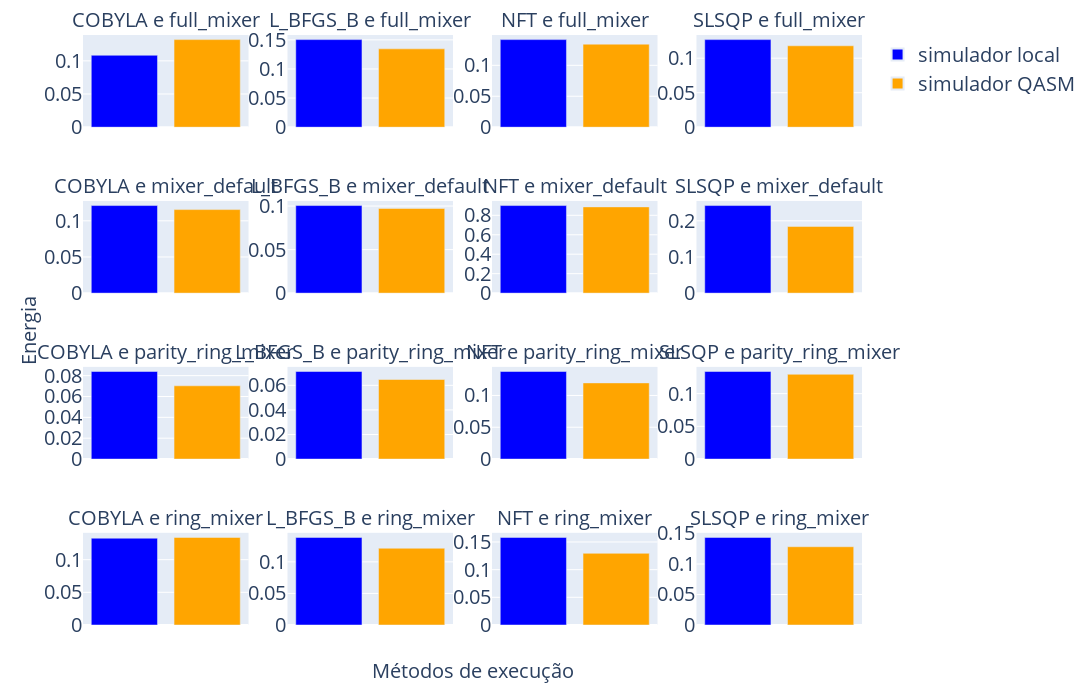

Notebook cell for this chart:
### Code cell
copia_resultados_qaoa_4 = resultados_qaoa_4.copy()

combinacoes = [f"{otimizador} e {mixer}" for otimizador, mixer in copia_resultados_qaoa_4.index.unique()]
cores = {'probabilidade_valor_otimo': 'blue', 'probabilidade_valor_otimo_simulador': 'orange', 'probabilidade_valor_otimo_computador_quantico':'cyan'}
nomes = {'probabilidade_valor_otimo': 'simulador local', 'probabilidade_valor_otimo_simulador': 'simulador QASM', 'probabilidade_valor_otimo_computador_quantico':'IBM Brisbane'}
cols_appeared = []

fig = make_subplots(rows=4, cols=4, subplot_titles=combinacoes, 
                    x_title='Métodos de execução', y_title='Energia', 
                    shared_xaxes=False, shared_yaxes=False)

for i, (otimizador, mixer) in enumerate(copia_resultados_qaoa_4.index.unique()):

    df_subset = copia_resultados_qaoa_4.loc[
        (copia_resultados_qaoa_4.index.get_level_values(0) == otimizador) &
        (copia_resultados_qaoa_4.index.get_level_values(1) == mixer)
    ]

    valores = df_subset[['probabilidade_valor_otimo', 'probabilidade_valor_otimo_simulador']]

    for idx, col in enumerate(valores.columns):
        nome_fig = f'{otimizador}-{mixer}-{col}'
        legenda_bool = False

        if not col in cols_appeared:
            nome_fig = f'{nomes[col]}'
            legenda_bool = True
        
        fig.add_trace(
            go.Bar(x=[col], 
                    y=[valores[col].values[0]],
                    name=nome_fig,
                    marker_color=cores[col],
                    showlegend=legenda_bool),
            row=(i // 4) + 1,
            col=(i % 4) + 1
        )
        cols_appeared.append(col)

        fig.update_xaxes(showticklabels=False, title_text='', row=(i // 4) + 1, col=(i % 4) + 1)

fig.update_layout(
                  showlegend=True,
                  xaxis_title='',
                  yaxis_title='',
                  width = 2200,
                  height = 700,
                  font = dict(size=20),
                  legend_itemsizing="constant",
                  margin = dict(l=35, r=35, t=35, b=75),
                  )

fig.update_annotations(font_size=20)

nome_figura = f"figuras_dados/qaoa_4_comparacao_probabilidade_metodos.png"
fig.write_image(nome_figura, width=2200, height=700)

fig.show()

### Figure 1 — Plotly figure (JSON) as saved in the notebook; plotly's stock layout.template omitted (floating-point values rounded to 4 significant figures)
{"data": [{"marker": {"color": "blue"}, "name": "simulador local", "showlegend": true, "type": "bar", "x": ["probabilidade_valor_otimo"], "xaxis": "x", "y": [0.1084], "yaxis": "y"}, {"marker": {"color": "orange"}, "name": "simulador QASM", "showlegend": true, "type": "bar", "x": ["probabilidade_valor_otimo_simulador"], "xaxis": "x", "y": [0.132], "yaxis": "y"}, {"marker": {"color": "blue"}, "name": "L_BFGS_B-full_mixer-probabilidade_valor_otimo", "showlegend": false, "type": "bar", "x": ["probabilidade_valor_otimo"], "xaxis": "x2", "y": [0.1504], "yaxis": "y2"}, {"marker": {"color": "orange"}, "name": "L_BFGS_B-full_mixer-probabilidade_valor_otimo_simulador", "showlegend": false, "type": "bar", "x": ["probabilidade_valor_otimo_simulador"], "xaxis": "x2", "y": [0.1345], "yaxis": "y2"}, {"marker": {"color": "blue"}, "name": "NFT-full_mixer-probabilidade_valor_otimo", "showlegend": false, "type": "bar", "x": ["probabilidade_valor_otimo"], "xaxis": "x3", "y": [0.1416], "yaxis": "y3"}, {"marker": {"color": "orange"}, "name": "NFT-full_mixer-probabilidade_valor_otimo_simulador", "showlegend": false, "type": "bar", "x": ["probabilidade_valor_otimo_simulador"], "xaxis": "x3", "y": [0.1343], "yaxis": "y3"}, {"marker": {"color": "blue"}, "name": "SLSQP-full_mixer-probabilidade_valor_otimo", "showlegend": false, "type": "bar", "x": ["probabilidade_valor_otimo"], "xaxis": "x4", "y": [0.127], "yaxis": "y4"}, {"marker": {"color": "orange"}, "name": "SLSQP-full_mixer-probabilidade_valor_otimo_simulador", "showlegend": false, "type": "bar", "x": ["probabilidade_valor_otimo_simulador"], "xaxis": "x4", "y": [0.118], "yaxis": "y4"}, {"marker": {"color": "blue"}, "name": "COBYLA-mixer_default-probabilidade_valor_otimo", "showlegend": false, "type": "bar", "x": ["probabilidade_valor_otimo"], "xaxis": "x5", "y": [0.1211], "yaxis": "y5"}, {"marker": {"color": "orange"}, "name": "COBYLA-mixer_default-probabilidade_valor_otimo_simulador", "showlegend": false, "type": "bar", "x": ["probabilidade_valor_otimo_simulador"], "xaxis": "x5", "y": [0.1155], "yaxis": "y5"}, {"marker": {"color": "blue"}, "name": "L_BFGS_B-mixer_default-probabilidade_valor_otimo", "showlegend": false, "type": "bar", "x": ["probabilidade_valor_otimo"], "xaxis": "x6", "y": [0.1006], "yaxis": "y6"}, {"marker": {"color": "orange"}, "name": "L_BFGS_B-mixer_default-probabilidade_valor_otimo_simulador", "showlegend": false, "type": "bar", "x": ["probabilidade_valor_otimo_simulador"], "xaxis": "x6", "y": [0.09725], "yaxis": "y6"}, {"marker": {"color": "blue"}, "name": "NFT-mixer_default-probabilidade_valor_otimo", "showlegend": false, "type": "bar", "x": ["probabilidade_valor_otimo"], "xaxis": "x7", "y": [0.9004], "yaxis": "y7"}, {"marker": {"color": "orange"}, "name": "NFT-mixer_default-probabilidade_valor_otimo_simulador", "showlegend": false, "type": "bar", "x": ["probabilidade_valor_otimo_simulador"], "xaxis": "x7", "y": [0.8868], "yaxis": "y7"}, {"marker": {"color": "blue"}, "name": "SLSQP-mixer_default-probabilidade_valor_otimo", "showlegend": false, "type": "bar", "x": ["probabilidade_valor_otimo"], "xaxis": "x8", "y": [0.2422], "yaxis": "y8"}, {"marker": {"color": "orange"}, "name": "SLSQP-mixer_default-probabilidade_valor_otimo_simulador", "showlegend": false, "type": "bar", "x": ["probabilidade_valor_otimo_simulador"], "xaxis": "x8", "y": [0.1845], "yaxis": "y8"}, {"marker": {"color": "blue"}, "name": "COBYLA-parity_ring_mixer-probabilidade_valor_otimo", "showlegend": false, "type": "bar", "x": ["probabilidade_valor_otimo"], "xaxis": "x9", "y": [0.08398], "yaxis": "y9"}, {"marker": {"color": "orange"}, "name": "COBYLA-parity_ring_mixer-probabilidade_valor_otimo_simulador", "showlegend": false, "type": "bar", "x": ["probabilidade_valor_otimo_simulador"], "xaxis": "x9", "y": [0.07025], "yaxis": "y9"}, {"marker": {"color": "blue"}, "name": "L_BFGS_B-parity_ring_mixer-probabilidade_valor_otimo", "showlegend": false, "type": "bar", "x": ["probabilidade_valor_otimo"], "xaxis": "x10", "y": [0.07129], "yaxis": "y10"}, {"marker": {"color": "orange"}, "name": "L_BFGS_B-parity_ring_mixer-probabilidade_valor_otimo_simulador", "showlegend": false, "type": "bar", "x": ["probabilidade_valor_otimo_simulador"], "xaxis": "x10", "y": [0.06475], "yaxis": "y10"}, {"marker": {"color": "blue"}, "name": "NFT-parity_ring_mixer-probabilidade_valor_otimo", "showlegend": false, "type": "bar", "x": ["probabilidade_valor_otimo"], "xaxis": "x11", "y": [0.1377], "yaxis": "y11"}, {"marker": {"color": "orange"}, "name": "NFT-parity_ring_mixer-probabilidade_valor_otimo_simulador", "showlegend": false, "type": "bar", "x": ["probabilidade_valor_otimo_simulador"], "xaxis": "x11", "y": [0.1197], "yaxis": "y11"}, {"marker": {"color": "blue"}, "name": "SLSQP-parity_ring_mixer-probabilidade_valor_otimo", "showlegend": false, "type": "bar", "x": ["probabilidade_valor_otimo"], "xaxis": "x12", "y": [0.1338], "yaxis": "y12"}, {"marker": {"color": "orange"}, "name": "SLSQP-parity_ring_mixer-probabilidade_valor_otimo_simulador", "showlegend": false, "type": "bar", "x": ["probabilidade_valor_otimo_simulador"], "xaxis": "x12", "y": [0.1295], "yaxis": "y12"}, {"marker": {"color": "blue"}, "name": "COBYLA-ring_mixer-probabilidade_valor_otimo", "showlegend": false, "type": "bar", "x": ["probabilidade_valor_otimo"], "xaxis": "x13", "y": [0.1328], "yaxis": "y13"}, {"marker": {"color": "orange"}, "name": "COBYLA-ring_mixer-probabilidade_valor_otimo_simulador", "showlegend": false, "type": "bar", "x": ["probabilidade_valor_otimo_simulador"], "xaxis": "x13", "y": [0.134], "yaxis": "y13"}, {"marker": {"color": "blue"}, "name": "L_BFGS_B-ring_mixer-probabilidade_valor_otimo", "showlegend": false, "type": "bar", "x": ["probabilidade_valor_otimo"], "xaxis": "x14", "y": [0.1387], "yaxis": "y14"}, {"marker": {"color": "orange"}, "name": "L_BFGS_B-ring_mixer-probabilidade_valor_otimo_simulador", "showlegend": false, "type": "bar", "x": ["probabilidade_valor_otimo_simulador"], "xaxis": "x14", "y": [0.1215], "yaxis": "y14"}, {"marker": {"color": "blue"}, "name": "NFT-ring_mixer-probabilidade_valor_otimo", "showlegend": false, "type": "bar", "x": ["probabilidade_valor_otimo"], "xaxis": "x15", "y": [0.1582], "yaxis": "y15"}, {"marker": {"color": "orange"}, "name": "NFT-ring_mixer-probabilidade_valor_otimo_simulador", "showlegend": false, "type": "bar", "x": ["probabilidade_valor_otimo_simulador"], "xaxis": "x15", "y": [0.1295], "yaxis": "y15"}, {"marker": {"color": "blue"}, "name": "SLSQP-ring_mixer-probabilidade_valor_otimo", "showlegend": false, "type": "bar", "x": ["probabilidade_valor_otimo"], "xaxis": "x16", "y": [0.1436], "yaxis": "y16"}, {"marker": {"color": "orange"}, "name": "SLSQP-ring_mixer-probabilidade_valor_otimo_simulador", "showlegend": false, "type": "bar", "x": ["probabilidade_valor_otimo_simulador"], "xaxis": "x16", "y": [0.1283], "yaxis": "y16"}], "layout": {"annotations": [{"font": {"size": 20}, "showarrow": false, "text": "COBYLA e full_mixer", "x": 0.1062, "xanchor": "center", "xref": "paper", "y": 1, "yanchor": "bottom", "yref": "paper"}, {"font": {"size": 20}, "showarrow": false, "text": "L_BFGS_B e full_mixer", "x": 0.3688, "xanchor": "center", "xref": "paper", "y": 1, "yanchor": "bottom", "yref": "paper"}, {"font": {"size": 20}, "showarrow": false, "text": "NFT e full_mixer", "x": 0.6313, "xanchor": "center", "xref": "paper", "y": 1, "yanchor": "bottom", "yref": "paper"}, {"font": {"size": 20}, "showarrow": false, "text": "SLSQP e full_mixer", "x": 0.8938, "xanchor": "center", "xref": "paper", "y": 1, "yanchor": "bottom", "yref": "paper"}, {"font": {"size": 20}, "showarrow": false, "text": "COBYLA e mixer_default", "x": 0.1062, "xanchor": "center", "xref": "paper", "y": 0.7188, "yanchor": "bottom", "yref": "paper"}, {"font": {"size": 20}, "showarrow": false, "text": "L_BFGS_B e mixer_default", "x": 0.3688, "xanchor": "center", "xref": "paper", "y": 0.7188, "yanchor": "bottom", "yref": "paper"}, {"font": {"size": 20}, "showarrow": false, "text": "NFT e mixer_default", "x": 0.6313, "xanchor": "center", "xref": "paper", "y": 0.7188, "yanchor": "bottom", "yref": "paper"}, {"font": {"size": 20}, "showarrow": false, "text": "SLSQP e mixer_default", "x": 0.8938, "xanchor": "center", "xref": "paper", "y": 0.7188, "yanchor": "bottom", "yref": "paper"}, {"font": {"size": 20}, "showarrow": false, "text": "COBYLA e parity_ring_mixer", "x": 0.1062, "xanchor": "center", "xref": "paper", "y": 0.4375, "yanchor": "bottom", "yref": "paper"}, {"font": {"size": 20}, "showarrow": false, "text": "L_BFGS_B e parity_ring_mixer", "x": 0.3688, "xanchor": "center", "xref": "paper", "y": 0.4375, "yanchor": "bottom", "yref": "paper"}, {"font": {"size": 20}, "showarrow": false, "text": "NFT e parity_ring_mixer", "x": 0.6313, "xanchor": "center", "xref": "paper", "y": 0.4375, "yanchor": "bottom", "yref": "paper"}, {"font": {"size": 20}, "showarrow": false, "text": "SLSQP e parity_ring_mixer", "x": 0.8938, "xanchor": "center", "xref": "paper", "y": 0.4375, "yanchor": "bottom", "yref": "paper"}, {"font": {"size": 20}, "showarrow": false, "text": "COBYLA e ring_mixer", "x": 0.1062, "xanchor": "center", "xref": "paper", "y": 0.1562, "yanchor": "bottom", "yref": "paper"}, {"font": {"size": 20}, "showarrow": false, "text": "L_BFGS_B e ring_mixer", "x": 0.3688, "xanchor": "center", "xref": "paper", "y": 0.1562, "yanchor": "bottom", "yref": "paper"}, {"font": {"size": 20}, "showarrow": false, "text": "NFT e ring_mixer", "x": 0.6313, "xanchor": "center", "xref": "paper", "y": 0.1562, "yanchor": "bottom", "yref": "paper"}, {"font": {"size": 20}, "showarrow": false, "text": "SLSQP e ring_mixer", "x": 0.8938, "xanchor": "center", "xref": "paper", "y": 0.1562, "yanchor": "bottom", "yref": "paper"}, {"font": {"size": 20}, "showarrow": false, "text": "Métodos de execução", "x": 0.5, "xanchor": "center", "xref": "paper", "y": 0, "yanchor": "top", "yref": "paper", "yshift": -30}, {"font": {"size": 20}, "showarrow": false, "text": "Energia", "textangle": -90, "x": 0, "xanchor": "right", "xref": "paper", "xshift": -40, "y": 0.5, "yanchor": "middle", "yref": "paper"}], "font": {"size": 20}, "height": 700, "legend": {"itemsizing": "constant"}, "margin": {"b": 75, "l": 35, "r": 35, "t": 35}, "showlegend": true, "width": 2200, "xaxis": {"anchor": "y", "domain": [0, 0.2125], "showticklabels": false, "title": {"text": ""}}, "xaxis10": {"anchor": "y10", "domain": [0.2625, 0.475], "showticklabels": false, "title": {"text": ""}}, "xaxis11": {"anchor": "y11", "domain": [0.525, 0.7375], "showticklabels": false, "title": {"text": ""}}, "xaxis12": {"anchor": "y12", "domain": [0.7875, 1], "showticklabels": false, "title": {"text": ""}}, "xaxis13": {"anchor": "y13", "domain": [0, 0.2125], "showticklabels": false, "title": {"text": ""}}, "xaxis14": {"anchor": "y14", "domain": [0.2625, 0.475], "showticklabels": false, "title": {"text": ""}}, "xaxis15": {"anchor": "y15", "domain": [0.525, 0.7375], "showticklabels": false, "title": {"text": ""}}, "xaxis16": {"anchor": "y16", "domain": [0.7875, 1], "showticklabels": false, "title": {"text": ""}}, "xaxis2": {"anchor": "y2", "domain": [0.2625, 0.475], "showticklabels": false, "title": {"text": ""}}, "xaxis3": {"anchor": "y3", "domain": [0.525, 0.7375], "showticklabels": false, "title": {"text": ""}}, "xaxis4": {"anchor": "y4", "domain": [0.7875, 1], "showticklabels": false, "title": {"text": ""}}, "xaxis5": {"anchor": "y5", "domain": [0, 0.2125], "showticklabels": false, "title": {"text": ""}}, "xaxis6": {"anchor": "y6", "domain": [0.2625, 0.475], "showticklabels": false, "title": {"text": ""}}, "xaxis7": {"anchor": "y7", "domain": [0.525, 0.7375], "showticklabels": false, "title": {"text": ""}}, "xaxis8": {"anchor": "y8", "domain": [0.7875, 1], "showticklabels": false, "title": {"text": ""}}, "xaxis9": {"anchor": "y9", "domain": [0, 0.2125], "showticklabels": false, "title": {"text": ""}}, "yaxis": {"anchor": "x", "domain": [0.8438, 1], "title": {"text": ""}}, "yaxis10": {"anchor": "x10", "domain": [0.2812, 0.4375]}, "yaxis11": {"anchor": "x11", "domain": [0.2812, 0.4375]}, "yaxis12": {"anchor": "x12", "domain": [0.2812, 0.4375]}, "yaxis13": {"anchor": "x13", "domain": [0, 0.1562]}, "yaxis14": {"anchor": "x14", "domain": [0, 0.1562]}, "yaxis15": {"anchor": "x15", "domain": [0, 0.1562]}, "yaxis16": {"anchor": "x16", "domain": [0, 0.1562]}, "yaxis2": {"anchor": "x2", "domain": [0.8438, 1]}, "yaxis3": {"anchor": "x3", "domain": [0.8438, 1]}, "yaxis4": {"anchor": "x4", "domain": [0.8438, 1]}, "yaxis5": {"anchor": "x5", "domain": [0.5625, 0.7188]}, "yaxis6": {"anchor": "x6", "domain": [0.5625, 0.7188]}, "yaxis7": {"anchor": "x7", "domain": [0.5625, 0.7188]}, "yaxis8": {"anchor": "x8", "domain": [0.5625, 0.7188]}, "yaxis9": {"anchor": "x9", "domain": [0.2812, 0.4375]}}}
